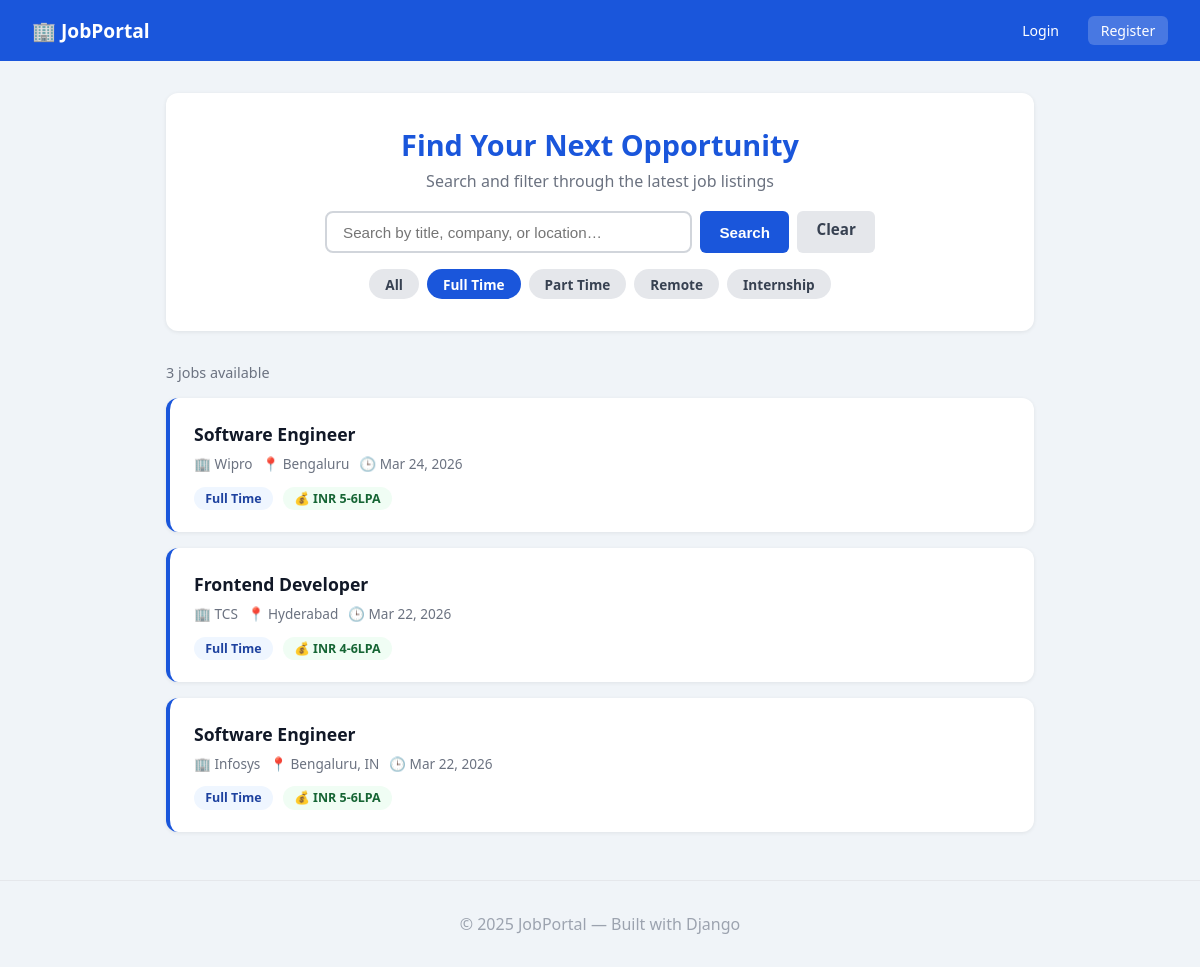
Screenshot of /?q=&job_type=full_time with the database file from the repository.
### jobs/models.py (models this page shows, shortened)
class Job(models.Model):
    JOB_TYPE_CHOICES = [
        ('full_time',  'Full Time'),
        ('part_time',  'Part Time'),
        ('remote',     'Remote'),
        ('internship', 'Internship'),
    ]
    title           = models.CharField(max_length=200)
    company         = models.CharField(max_length=200)
    location        = models.CharField(max_length=200)
    job_type        = models.CharField(max_length=20, choices=JOB_TYPE_CHOICES, default='full_time')
    description     = models.TextField()
    salary          = models.CharField(max_length=100, blank=True, null=True)
    required_skills = models.CharField(
        max_length=500, blank=True, null=True,
        help_text='Enter comma separated skills e.g. Python, Django, SQL'
    )
    posted_at       = models.DateTimeField(auto_now_add=True)
    class Meta:
        ordering = ['-posted_at']

### jobs/views.py (the view)
# urls.py: path('',        views.job_list, name='job_list'),
def job_list(request):
    jobs     = Job.objects.all()
    query    = request.GET.get('q', '')
    job_type = request.GET.get('job_type', '')
    if query:
        jobs = jobs.filter(title__icontains=query)   | \
               jobs.filter(company__icontains=query) | \
               jobs.filter(location__icontains=query)
    if job_type:
        jobs = jobs.filter(job_type=job_type)
    return render(request, 'jobs/job_list.html', {
        'jobs':             jobs,
        'query':            query,
        'job_type':         job_type,
        'job_type_choices': Job.JOB_TYPE_CHOICES,
    })

### jobs/templates/jobs/job_list.html (shortened to what this page needs)
{% extends "jobs/base.html" %}
{% block content %}
<div class="search-section">
    <h1>Find Your Next Opportunity</h1>
    <p>Search and filter through the latest job listings</p>
    <form class="search-form" method="GET">
        <input type="text" name="q" placeholder="Search by title, company, or location…" value="{{ query }}"/>
        <button type="submit" class="btn btn-primary">Search</button>
        {% if query or job_type %}
            <a href="{% url 'jobs:job_list' %}" class="btn btn-secondary">Clear</a>
        {% endif %}
    </form>
    <div class="filter-btns">
        <a href="?q={{ query }}" class="filter-btn {% if not job_type %}active{% endif %}">All</a>
        {% for value, label in job_type_choices %}
            <a href="?q={{ query }}&job_type={{ value }}" class="filter-btn {% if job_type == value %}active{% endif %}">{{ label }}</a>
        {% endfor %}
    </div>
</div>
<p class="results-info">
    {% if query %}
        {{ jobs.count }} result{{ jobs.count|pluralize }} for "<strong>{{ query }}</strong>"
    {% else %}
        {{ jobs.count }} job{{ jobs.count|pluralize }} available
    {% endif %}
</p>
{% if jobs %}
    {% for job in jobs %}
    <div class="job-card">
        <h2><a href="{% url 'jobs:job_detail' job.pk %}">{{ job.title }}</a></h2>
        <div class="job-meta">
            <span>🏢 {{ job.company }}</span>
            <span>📍 {{ job.location }}</span>
            <span>🕒 {{ job.posted_at|date:"M d, Y" }}</span>
        </div>
        <span class="badge">{{ job.get_job_type_display }}</span>
        {% if job.salary %}<span class="salary-badge">💰 {{ job.salary }}</span>{% endif %}
    </div>
    {% endfor %}
{% else %}
    <div class="empty-state">
        <h3>No jobs found</h3>
        {% if query %}<p>Try a different search or <a href="{% url 'jobs:job_list' %}">view all jobs</a>.</p>{% endif %}
    </div>
{% endif %}
{% endblock %}

### jobs/templates/jobs/base.html (style rules this page uses)
* { box-sizing: border-box; margin: 0; padding: 0; }
body { font-family: 'Segoe UI', sans-serif; background: #f0f4f8; color: #333; }
.btn { display: inline-block; padding: 0.5rem 1.2rem; border-radius: 6px; text-decoration: none; font-weight: 600; cursor: pointer; border: none; font-size: 0.95rem; }
.btn-primary { background: #1a56db; color: white; }
.btn-secondary { background: #e5e7eb; color: #374151; }

### jobs/templates/jobs/job_list.html (style rules this page uses)
.search-section { background: white; border-radius: 12px; padding: 2rem; margin-bottom: 2rem; box-shadow: 0 1px 4px rgba(0,0,0,0.08); text-align: center; }
.search-section h1 { font-size: 1.8rem; color: #1a56db; margin-bottom: 0.4rem; }
.search-section p { color: #6b7280; margin-bottom: 1.2rem; }
.search-form { display: flex; gap: 0.5rem; max-width: 550px; margin: 0 auto 1rem; }
.search-form input { flex: 1; padding: 0.65rem 1rem; border: 2px solid #d1d5db; border-radius: 8px; font-size: 0.95rem; outline: none; }
.filter-btns { display: flex; flex-wrap: wrap; gap: 0.5rem; justify-content: center; }
.filter-btn { padding: 0.35rem 1rem; border-radius: 20px; font-size: 0.85rem; text-decoration: none; font-weight: 600; background: #e5e7eb; color: #374151; }
.filter-btn.active { background: #1a56db; color: white; }
.results-info { color: #6b7280; margin-bottom: 1rem; font-size: 0.9rem; }
.job-card { background: white; border-radius: 12px; padding: 1.5rem; margin-bottom: 1rem; box-shadow: 0 1px 4px rgba(0,0,0,0.07); border-left: 4px solid #1a56db; transition: transform 0.15s; }
.job-card h2 { font-size: 1.1rem; margin-bottom: 0.3rem; }
.job-card h2 a { text-decoration: none; color: #111827; }
.job-meta { display: flex; flex-wrap: wrap; gap: 0.6rem; margin: 0.5rem 0 0.8rem; font-size: 0.85rem; color: #6b7280; }
.badge { background: #eff6ff; color: #1e429f; padding: 0.2rem 0.7rem; border-radius: 20px; font-weight: 600; font-size: 0.78rem; }
.salary-badge { background: #f0fdf4; color: #166534; padding: 0.2rem 0.7rem; border-radius: 20px; font-weight: 600; font-size: 0.78rem; margin-left: 6px; }

### rows the page displays
Job: title "Software Engineer", company "Wipro", location "Bengaluru", posted_at "Mar 24, 2026", job_type "Full Time", salary "INR 5-6LPA"
Job: title "Frontend Developer", company "TCS", location "Hyderabad", posted_at "Mar 22, 2026", job_type "Full Time", salary "INR 4-6LPA"
Job: title "Software Engineer", company "Infosys", location "Bengaluru, IN", posted_at "Mar 22, 2026", job_type "Full Time", salary "INR 5-6LPA"

### other values shown
{{ label }} "Full Time" "Part Time" "Remote" "Internship"
{{ jobs.count }} "3"
